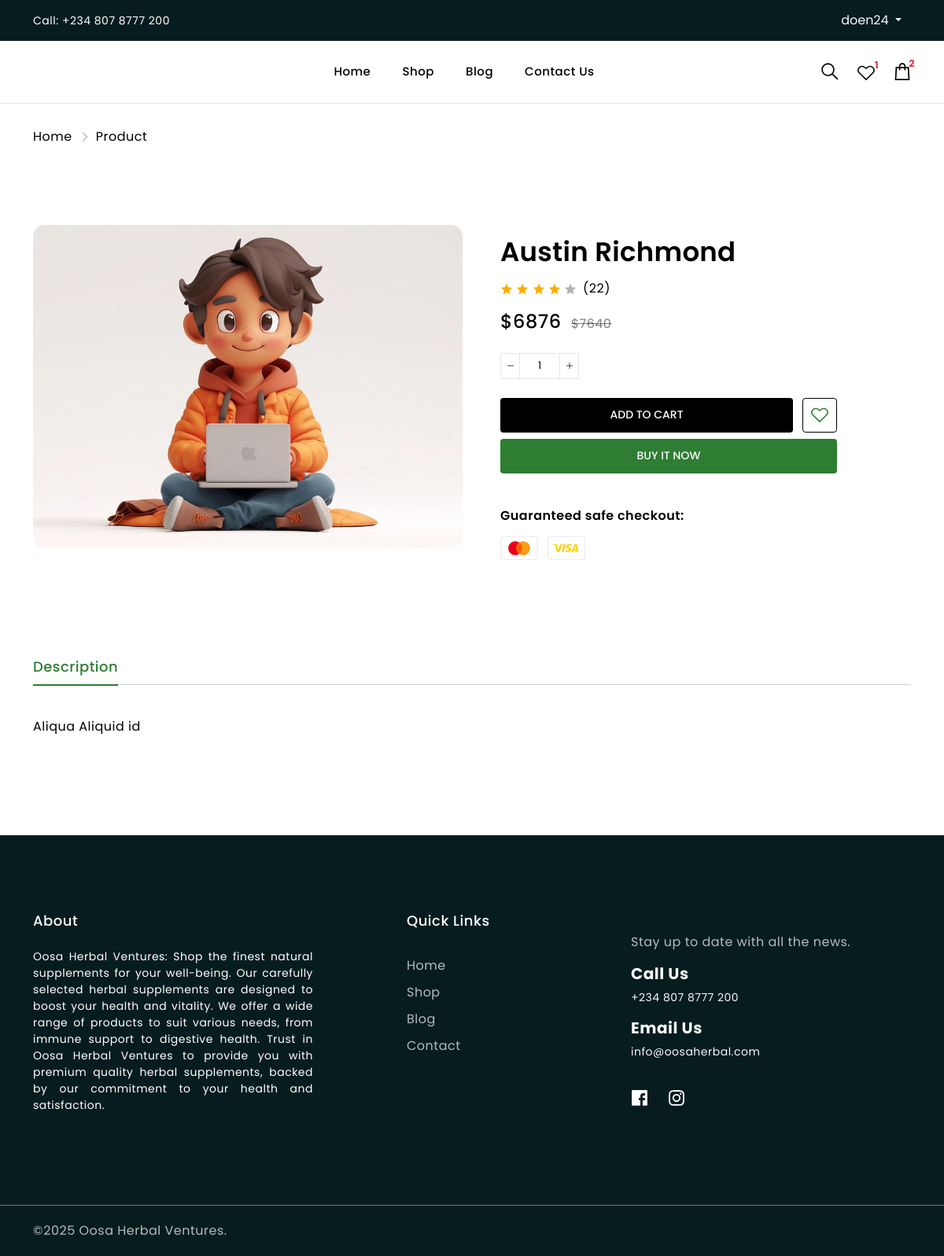
The page /product.php?pid=873264 (signed in) on the database its author committed.
### tables this page shows
CREATE TABLE `users` (
  `id` int(11) NOT NULL,
  `userid` varchar(20) NOT NULL,
  `firstname` varchar(50) NOT NULL,
  `lastname` varchar(50) NOT NULL,
  `username` varchar(50) NOT NULL,
  `phone` varchar(20) NOT NULL,
  `email` varchar(100) NOT NULL,
  `password` varchar(100) NOT NULL,
  `code` varchar(10) NOT NULL,
  `created_at` datetime NOT NULL DEFAULT current_timestamp()
);

CREATE TABLE `products` (
  `id` int(11) NOT NULL,
  `category_id` int(11) NOT NULL,
  `productid` varchar(11) NOT NULL,
  `name` varchar(255) NOT NULL,
  `tags` varchar(255) NOT NULL,
  `price` int(11) NOT NULL,
  `discount` float NOT NULL,
  `description` text NOT NULL,
  `image` varchar(255) NOT NULL,
  `status` varchar(30) NOT NULL DEFAULT 'available',
  `created_at` datetime NOT NULL DEFAULT current_timestamp()
);

### product.php (the view, shortened to what the rows shown need)
<?php
include_once("functions.php");
if (isset($_GET["pid"])) {
    $productid = $_GET["pid"];
} else {
    echo "<script>location.href='/'</script>";
}
$getProduct = mysqli_query($conn, "SELECT * FROM `products` WHERE `productid` = '$productid'");
$product = mysqli_fetch_array($getProduct);
$discount = $product["price"] - ($product["price"] * ($product["discount"] / 100));
?>
<!doctype html>
<html lang="en" class="no-js">
<head>
    <link rel="stylesheet" href="assets/css/vendor.css">
    <link rel="stylesheet" href="assets/css/style.css">
</head>
<body>
    <div class="body-wrapper">
        <?php
        include("components/header.php");
        ?>
        <main id="MainContent" class="content-for-layout">
            <div class="product-page mt-100">
                <div class="container">
                    <div class="row">
                        <div class="col-lg-6 col-md-12 col-12">
                            <div class="product-gallery product-gallery-vertical d-flex">
                                <img src="uploads/<?= $product["image"]; ?>" alt="" class="img-fluid w-100"
                                    style="border-radius: 15px;">
                            </div>
                        </div>
                        <div class="col-lg-6 col-md-12 col-12" style="align-self: center;">
                            <div class="product-details ps-lg-4 ">
                                <h2 class="product-title mb-3 mt-3"><?= $product["name"]; ?></h2>
                                <div class="product-rating d-flex align-items-center mb-3">
                                    <span class="star-rating">
                                    </span>
                                    <span class="rating-count ms-2">(22)</span>
                                </div>
                                <div class="product-price-wrapper mb-4">
                                    <span class="product-price regular-price">$<?= $discount; ?></span>
                                    <?php if ($product["discount"] > 0): ?>
                                        <del class="product-price compare-price ms-2">$<?= $product["price"]; ?></del>
                                    <?php endif; ?>
                                </div>
                                <form method="post" class="product-form">
                                    <div class=" misc d-flex align-items-end justify-content-between mt-4">
                                    </div>
                                    <div
                                        class="product-form-buttons d-flex align-items-center justify-content-between mt-4">
                                    </div>
                                </form>
                                <form method="post" action="checkout.php">
                                    <div class="buy-it-now-btn mt-2">
                                    </div>
                                </form>
                                <div class="guaranteed-checkout">
                                    <strong class="label mb-1 d-block">Guaranteed safe checkout:</strong>
                                    <ul class="list-unstyled checkout-icon-list d-flex align-items-center flex-wrap">
                                    </ul>
                                </div>
                            </div>
                        </div>
                    </div>
                </div>
            </div>
            <div class="product-tab-section mt-100" data-aos="fade-up" data-aos-duration="700">
                <div class="container">
                    <div class="tab-content product-tab-content">
                        <div id="pdescription" class="tab-pane fade show active">
                            <div class="row">
                                <div class=" col-12">
                                    <div class="desc-content">
                                        <p class="text_16 mb-4"><?= $product["description"]; ?></p>
                                    </div>
                                </div>
                            </div>
                        </div>
                    </div>
                </div>
            </div>
        </main>
    </div>
</body>
</html>

### components/header.php (shortened to what the rows shown need)
<?php
if (isset($_SESSION["user"])) {
    $userid = $_SESSION["user"]["userid"];
    $getUser = mysqli_query($conn, "SELECT * FROM `users` WHERE `userid`='$userid'");
    if (mysqli_num_rows($getUser) > 0) {
        $userDetail = mysqli_fetch_assoc($getUser);
    }
}
?>
<div class="announcement-bar bg-4 py-1 py-lg-2">
    <div class="container">
        <div class="row align-items-center justify-content-between">
            <div class="col-lg-3 d-lg-block d-none">
                <div class="announcement-meta-wrapper d-flex align-items-center justify-content-end">
                    <div class="announcement-meta d-flex align-items-center">
                        <?php if (!isset($_SESSION["user"])): ?>
                            <a class="announcement-login announcement-text text-white" href="login.php">
                                <svg class="icon icon-user" width="10" height="11" viewBox="0 0 10 11" fill="none"
                                    xmlns="http://www.w3.org/2000/svg">
                                    <path
                                        d="M5 0C3.07227 0 1.5 1.57227 1.5 3.5C1.5 4.70508 2.11523 5.77539 3.04688 6.40625C1.26367 7.17188 0 8.94141 0 11H1C1 8.78516 2.78516 7 5 7C7.21484 7 9 8.78516 9 11H10C10 8.94141 8.73633 7.17188 6.95312 6.40625C7.88477 5.77539 8.5 4.70508 8.5 3.5C8.5 1.57227 6.92773 0 5 0ZM5 1C6.38672 1 7.5 2.11328 7.5 3.5C7.5 4.88672 6.38672 6 5 6C3.61328 6 2.5 4.88672 2.5 3.5C2.5 2.11328 3.61328 1 5 1Z"
                                        fill="#fff" />
                                </svg>
                                <span>Signin / Signup</span>
                            </a>
                        <?php else: ?>
                            <div class="btn-group ms-2">
                                <button class="btn btn-link text-light text-decoration-none dropdown-toggle" type="button"
                                    id="triggerId" data-bs-toggle="dropdown" aria-haspopup="true" aria-expanded="false">
                                    <?= isset($userDetail) ? $userDetail["username"] : "User" ?>
                                </button>
                            </div>
                        <?php endif; ?>
                    </div>
                </div>
            </div>
        </div>
    </div>
</div>

### rows shown on the page
users: username "doen24"
products: image (picture), name "Austin Richmond", discount "6876", price "7640", description "Aliqua Aliquid id"

### other values the page prints
$getWishList->num_rows "1"
$getCartInfo->num_rows "2"
